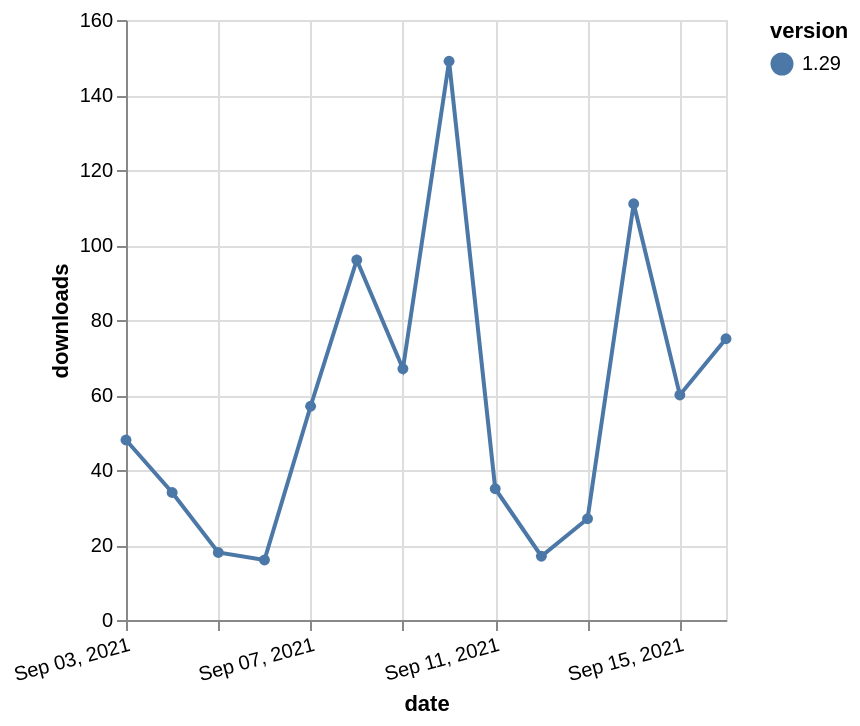

Describe this chart as a Vega-Lite specification.
### Vega-Lite specification from a JSON file in a GitHub repository (floating-point values rounded to 4 significant figures)
{"$schema": "https://vega.github.io/schema/vega-lite/v5.json", "description": "A simple bar chart with embedded data.", "data": {"values": [{"date": "2021-09-03", "total": 78419, "delta": 48, "version": "1.29"}, {"date": "2021-09-04", "total": 78453, "delta": 34, "version": "1.29"}, {"date": "2021-09-05", "total": 78471, "delta": 18, "version": "1.29"}, {"date": "2021-09-06", "total": 78487, "delta": 16, "version": "1.29"}, {"date": "2021-09-07", "total": 78544, "delta": 57, "version": "1.29"}, {"date": "2021-09-08", "total": 78640, "delta": 96, "version": "1.29"}, {"date": "2021-09-09", "total": 78707, "delta": 67, "version": "1.29"}, {"date": "2021-09-10", "total": 78856, "delta": 149, "version": "1.29"}, {"date": "2021-09-11", "total": 78891, "delta": 35, "version": "1.29"}, {"date": "2021-09-12", "total": 78908, "delta": 17, "version": "1.29"}, {"date": "2021-09-13", "total": 78935, "delta": 27, "version": "1.29"}, {"date": "2021-09-14", "total": 79046, "delta": 111, "version": "1.29"}, {"date": "2021-09-15", "total": 79106, "delta": 60, "version": "1.29"}, {"date": "2021-09-16", "total": 79181, "delta": 75, "version": "1.29"}]}, "width": "container", "mark": {"type": "line", "point": {"filled": true}}, "encoding": {"x": {"field": "date", "type": "temporal", "timeUnit": "yearmonthdate", "title": "date", "axis": {"labelAngle": -15}}, "y": {"field": "delta", "type": "quantitative", "title": "downloads"}, "color": {"field": "version", "type": "nominal"}, "tooltip": {"field": "delta"}}}
